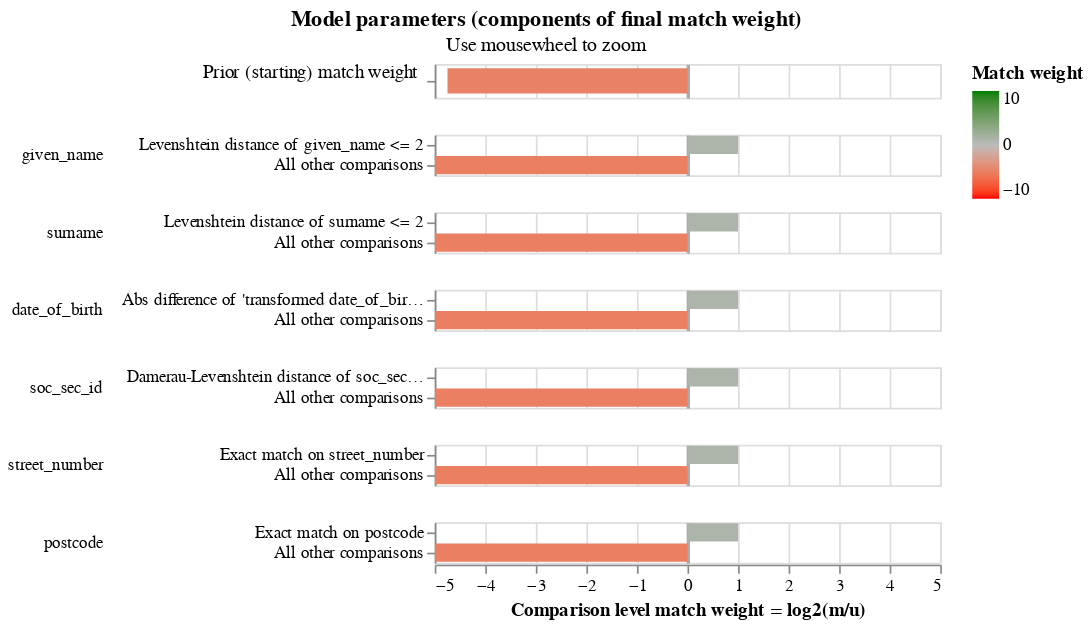

Notebook source saved alongside this figure:
### Code cell
linker.visualisations.match_weights_chart()

### Figure 1 — Vega-Lite specification as saved in the notebook (floating-point values rounded to 4 significant figures)
{"config": {"view": {"continuousWidth": 300, "continuousHeight": 300, "discreteHeight": 60, "discreteWidth": 400}, "header": {"title": null}, "mark": {"tooltip": null}, "title": {"anchor": "middle"}}, "vconcat": [{"mark": {"type": "bar", "clip": true, "height": 15}, "encoding": {"color": {"field": "log2_bayes_factor", "scale": {"domain": [-10, 0, 10], "interpolate": "lab", "range": ["red", "#bbbbbb", "green"]}, "title": "Match weight", "type": "quantitative"}, "tooltip": [{"field": "comparison_name", "title": "Comparison name", "type": "nominal"}, {"field": "probability_two_random_records_match", "format": ".4f", "title": "Probability two random records match", "type": "nominal"}, {"field": "log2_bayes_factor", "format": ",.4f", "title": "Equivalent match weight", "type": "quantitative"}, {"field": "bayes_factor_description", "title": "Match weight description", "type": "nominal"}], "x": {"axis": {"domain": false, "gridColor": {"condition": {"test": "abs(datum.value / 10)  <= 1 & datum.value % 10 === 0", "value": "#aaa"}, "value": "#ddd"}, "gridDash": {"condition": {"test": "abs(datum.value / 10) == 1", "value": [3]}, "value": null}, "gridWidth": {"condition": {"test": "abs(datum.value / 10)  <= 1 & datum.value % 10 === 0", "value": 2}, "value": 1}, "labels": false, "ticks": false, "title": ""}, "field": "log2_bayes_factor", "scale": {"domain": [-5, 5]}, "type": "quantitative"}, "y": {"axis": {"title": "Prior (starting) match weight", "titleAlign": "right", "titleAngle": 0, "titleFontWeight": "normal"}, "field": "label_for_charts", "sort": {"field": "comparison_vector_value", "order": "descending"}, "type": "nominal"}}, "height": 20, "transform": [{"filter": "(datum.comparison_name == 'probability_two_random_records_match')"}]}, {"mark": {"type": "bar", "clip": true}, "encoding": {"color": {"field": "log2_bayes_factor", "scale": {"domain": [-10, 0, 10], "interpolate": "lab", "range": ["red", "#bbbbbb", "green"]}, "title": "Match weight", "type": "quantitative"}, "row": {"field": "comparison_name", "header": {"labelAlign": "left", "labelAnchor": "middle", "labelAngle": 0}, "sort": {"field": "comparison_sort_order"}, "type": "nominal"}, "tooltip": [{"field": "comparison_name", "title": "Comparison name", "type": "nominal"}, {"field": "label_for_charts", "title": "Label", "type": "ordinal"}, {"field": "sql_condition", "title": "SQL condition", "type": "nominal"}, {"field": "m_probability", "format": ".10~g", "title": "M probability", "type": "quantitative"}, {"field": "u_probability", "format": ".10~g", "title": "U probability", "type": "quantitative"}, {"field": "bayes_factor", "format": ",.6f", "title": "Bayes factor = m/u", "type": "quantitative"}, {"field": "log2_bayes_factor", "format": ".4~g", "title": "Match weight = log2(m/u)", "type": "quantitative"}, {"field": "bayes_factor_description", "title": "Match weight description", "type": "nominal"}, {"field": "m_probability_description", "title": "m probability description", "type": "nominal"}, {"field": "u_probability_description", "title": "u probability description", "type": "nominal"}], "x": {"axis": {"gridColor": {"condition": {"test": "abs(datum.value / 10)  <= 1 & datum.value % 10 === 0", "value": "#aaa"}, "value": "#ddd"}, "gridDash": {"condition": {"test": "abs(datum.value / 10) == 1", "value": [3]}, "value": null}, "gridWidth": {"condition": {"test": "abs(datum.value / 10)  <= 1 & datum.value % 10 === 0", "value": 2}, "value": 1}, "title": "Comparison level match weight = log2(m/u)"}, "field": "log2_bayes_factor", "scale": {"domain": [-5, 5]}, "type": "quantitative"}, "y": {"axis": {"title": null}, "field": "label_for_charts", "sort": {"field": "comparison_vector_value", "order": "descending"}, "type": "nominal"}}, "height": {"step": 12}, "resolve": {"axis": {"y": "independent"}, "scale": {"y": "independent"}}, "transform": [{"filter": "(datum.comparison_name != 'probability_two_random_records_match')"}]}], "data": {"name": "data-edf946e0e1f3e2e966dc10b595237d51"}, "params": [{"name": "mouse_zoom", "select": {"type": "interval", "encodings": ["x"]}, "bind": "scales", "views": []}], "resolve": {"axis": {"y": "independent"}, "scale": {"y": "independent"}}, "title": {"text": "Model parameters (components of final match weight)", "subtitle": "Use mousewheel to zoom"}, "$schema": "https://vega.github.io/schema/vega-lite/v5.9.3.json", "datasets": {"data-edf946e0e1f3e2e966dc10b595237d51": [{"comparison_name": "probability_two_random_records_match", "sql_condition": null, "label_for_charts": "", "m_probability": null, "u_probability": null, "m_probability_description": null, "u_probability_description": null, "has_tf_adjustments": false, "tf_adjustment_column": null, "tf_adjustment_weight": null, "is_null_level": false, "bayes_factor": 0.03723, "log2_bayes_factor": -4.748, "comparison_vector_value": 0, "max_comparison_vector_value": 0, "bayes_factor_description": "The probability that two random records drawn at random match is 0.036 or one in  27.9 records.This is equivalent to a starting match weight of -4.748.", "probability_two_random_records_match": 0.03589, "comparison_sort_order": -1}, {"comparison_name": "given_name", "sql_condition": "levenshtein(\"given_name_l\", \"given_name_r\") <= 2", "label_for_charts": "Levenshtein distance of given_name <= 2", "m_probability": 0.5, "u_probability": 0.25, "m_probability_description": "Amongst matching record comparisons, 50% of records (i.e. one in 2) are in the levenshtein distance of given_name <= 2 comparison level", "u_probability_description": "Amongst non-matching record comparisons, 25% of records (i.e. one in 4) are in the levenshtein distance of given_name <= 2 comparison level", "has_tf_adjustments": false, "tf_adjustment_column": null, "tf_adjustment_weight": 1.0, "is_null_level": false, "bayes_factor": 2.0, "log2_bayes_factor": 1.0, "comparison_vector_value": 1, "max_comparison_vector_value": 1, "bayes_factor_description": "If comparison level is `levenshtein distance of given_name <= 2` then comparison is 2 times more likely to be a match", "probability_two_random_records_match": 0.03589, "comparison_sort_order": 0}, {"comparison_name": "given_name", "sql_condition": "ELSE", "label_for_charts": "All other comparisons", "m_probability": 0.05, "u_probability": 1.6, "m_probability_description": "Amongst matching record comparisons, 5% of records (i.e. one in 20) are in the all other comparisons comparison level", "u_probability_description": "Amongst non-matching record comparisons, 160% of records (i.e. one in 0.625) are in the all other comparisons comparison level", "has_tf_adjustments": false, "tf_adjustment_column": null, "tf_adjustment_weight": 1.0, "is_null_level": false, "bayes_factor": 0.03125, "log2_bayes_factor": -5.0, "comparison_vector_value": 0, "max_comparison_vector_value": 1, "bayes_factor_description": "If comparison level is `all other comparisons` then comparison is 32 times less likely to be a match", "probability_two_random_records_match": 0.03589, "comparison_sort_order": 0}, {"comparison_name": "surname", "sql_condition": "levenshtein(\"surname_l\", \"surname_r\") <= 2", "label_for_charts": "Levenshtein distance of surname <= 2", "m_probability": 0.5, "u_probability": 0.25, "m_probability_description": "Amongst matching record comparisons, 50% of records (i.e. one in 2) are in the levenshtein distance of surname <= 2 comparison level", "u_probability_description": "Amongst non-matching record comparisons, 25% of records (i.e. one in 4) are in the levenshtein distance of surname <= 2 comparison level", "has_tf_adjustments": false, "tf_adjustment_column": null, "tf_adjustment_weight": 1.0, "is_null_level": false, "bayes_factor": 2.0, "log2_bayes_factor": 1.0, "comparison_vector_value": 1, "max_comparison_vector_value": 1, "bayes_factor_description": "If comparison level is `levenshtein distance of surname <= 2` then comparison is 2 times more likely to be a match", "probability_two_random_records_match": 0.03589, "comparison_sort_order": 1}, {"comparison_name": "surname", "sql_condition": "ELSE", "label_for_charts": "All other comparisons", "m_probability": 0.05, "u_probability": 1.6, "m_probability_description": "Amongst matching record comparisons, 5% of records (i.e. one in 20) are in the all other comparisons comparison level", "u_probability_description": "Amongst non-matching record comparisons, 160% of records (i.e. one in 0.625) are in the all other comparisons comparison level", "has_tf_adjustments": false, "tf_adjustment_column": null, "tf_adjustment_weight": 1.0, "is_null_level": false, "bayes_factor": 0.03125, "log2_bayes_factor": -5.0, "comparison_vector_value": 0, "max_comparison_vector_value": 1, "bayes_factor_description": "If comparison level is `all other comparisons` then comparison is 32 times less likely to be a match", "probability_two_random_records_match": 0.03589, "comparison_sort_order": 1}, {"comparison_name": "date_of_birth", "sql_condition": "ABS(EPOCH(try_strptime(\"date_of_birth_l\", '%Y%m%d')) - EPOCH(try_strptime(\"date_of_birth_r\", '%Y%m%d'))) <= 0", "label_for_charts": "Abs difference of 'transformed date_of_birth <= 0 day'", "m_probability": 0.5, "u_probability": 0.25, "m_probability_description": "Amongst matching record comparisons, 50% of records (i.e. one in 2) are in the abs difference of 'transformed date_of_birth <= 0 day' comparison level", "u_probability_description": "Amongst non-matching record comparisons, 25% of records (i.e. one in 4) are in the abs difference of 'transformed date_of_birth <= 0 day' comparison level", "has_tf_adjustments": false, "tf_adjustment_column": null, "tf_adjustment_weight": 1.0, "is_null_level": false, "bayes_factor": 2.0, "log2_bayes_factor": 1.0, "comparison_vector_value": 1, "max_comparison_vector_value": 1, "bayes_factor_description": "If comparison level is `abs difference of 'transformed date_of_birth <= 0 day'` then comparison is 2 times more likely to be a match", "probability_two_random_records_match": 0.03589, "comparison_sort_order": 2}, {"comparison_name": "date_of_birth", "sql_condition": "ELSE", "label_for_charts": "All other comparisons", "m_probability": 0.05, "u_probability": 1.6, "m_probability_description": "Amongst matching record comparisons, 5% of records (i.e. one in 20) are in the all other comparisons comparison level", "u_probability_description": "Amongst non-matching record comparisons, 160% of records (i.e. one in 0.625) are in the all other comparisons comparison level", "has_tf_adjustments": false, "tf_adjustment_column": null, "tf_adjustment_weight": 1.0, "is_null_level": false, "bayes_factor": 0.03125, "log2_bayes_factor": -5.0, "comparison_vector_value": 0, "max_comparison_vector_value": 1, "bayes_factor_description": "If comparison level is `all other comparisons` then comparison is 32 times less likely to be a match", "probability_two_random_records_match": 0.03589, "comparison_sort_order": 2}, {"comparison_name": "soc_sec_id", "sql_condition": "damerau_levenshtein(\"soc_sec_id_l\", \"soc_sec_id_r\") <= 2", "label_for_charts": "Damerau-Levenshtein distance of soc_sec_id <= 2", "m_probability": 0.5, "u_probability": 0.25, "m_probability_description": "Amongst matching record comparisons, 50% of records (i.e. one in 2) are in the damerau-levenshtein distance of soc_sec_id <= 2 comparison level", "u_probability_description": "Amongst non-matching record comparisons, 25% of records (i.e. one in 4) are in the damerau-levenshtein distance of soc_sec_id <= 2 comparison level", "has_tf_adjustments": false, "tf_adjustment_column": null, "tf_adjustment_weight": 1.0, "is_null_level": false, "bayes_factor": 2.0, "log2_bayes_factor": 1.0, "comparison_vector_value": 1, "max_comparison_vector_value": 1, "bayes_factor_description": "If comparison level is `damerau-levenshtein distance of soc_sec_id <= 2` then comparison is 2 times more likely to be a match", "probability_two_random_records_match": 0.03589, "comparison_sort_order": 3}, {"comparison_name": "soc_sec_id", "sql_condition": "ELSE", "label_for_charts": "All other comparisons", "m_probability": 0.05, "u_probability": 1.6, "m_probability_description": "Amongst matching record comparisons, 5% of records (i.e. one in 20) are in the all other comparisons comparison level", "u_probability_description": "Amongst non-matching record comparisons, 160% of records (i.e. one in 0.625) are in the all other comparisons comparison level", "has_tf_adjustments": false, "tf_adjustment_column": null, "tf_adjustment_weight": 1.0, "is_null_level": false, "bayes_factor": 0.03125, "log2_bayes_factor": -5.0, "comparison_vector_value": 0, "max_comparison_vector_value": 1, "bayes_factor_description": "If comparison level is `all other comparisons` then comparison is 32 times less likely to be a match", "probability_two_random_records_match": 0.03589, "comparison_sort_order": 3}, {"comparison_name": "street_number", "sql_condition": "\"street_number_l\" = \"street_number_r\"", "label_for_charts": "Exact match on street_number", "m_probability": 0.5, "u_probability": 0.25, "m_probability_description": "Amongst matching record comparisons, 50% of records (i.e. one in 2) are in the exact match on street_number comparison level", "u_probability_description": "Amongst non-matching record comparisons, 25% of records (i.e. one in 4) are in the exact match on street_number comparison level", "has_tf_adjustments": false, "tf_adjustment_column": null, "tf_adjustment_weight": 1.0, "is_null_level": false, "bayes_factor": 2.0, "log2_bayes_factor": 1.0, "comparison_vector_value": 1, "max_comparison_vector_value": 1, "bayes_factor_description": "If comparison level is `exact match on street_number` then comparison is 2 times more likely to be a match", "probability_two_random_records_match": 0.03589, "comparison_sort_order": 4}, {"comparison_name": "street_number", "sql_condition": "ELSE", "label_for_charts": "All other comparisons", "m_probability": 0.05, "u_probability": 1.6, "m_probability_description": "Amongst matching record comparisons, 5% of records (i.e. one in 20) are in the all other comparisons comparison level", "u_probability_description": "Amongst non-matching record comparisons, 160% of records (i.e. one in 0.625) are in the all other comparisons comparison level", "has_tf_adjustments": false, "tf_adjustment_column": null, "tf_adjustment_weight": 1.0, "is_null_level": false, "bayes_factor": 0.03125, "log2_bayes_factor": -5.0, "comparison_vector_value": 0, "max_comparison_vector_value": 1, "bayes_factor_description": "If comparison level is `all other comparisons` then comparison is 32 times less likely to be a match", "probability_two_random_records_match": 0.03589, "comparison_sort_order": 4}, {"comparison_name": "postcode", "sql_condition": "\"postcode_l\" = \"postcode_r\"", "label_for_charts": "Exact match on postcode", "m_probability": 0.5, "u_probability": 0.25, "m_probability_description": "Amongst matching record comparisons, 50% of records (i.e. one in 2) are in the exact match on postcode comparison level", "u_probability_description": "Amongst non-matching record comparisons, 25% of records (i.e. one in 4) are in the exact match on postcode comparison level", "has_tf_adjustments": false, "tf_adjustment_column": null, "tf_adjustment_weight": 1.0, "is_null_level": false, "bayes_factor": 2.0, "log2_bayes_factor": 1.0, "comparison_vector_value": 1, "max_comparison_vector_value": 1, "bayes_factor_description": "If comparison level is `exact match on postcode` then comparison is 2 times more likely to be a match", "probability_two_random_records_match": 0.03589, "comparison_sort_order": 5}, {"comparison_name": "postcode", "sql_condition": "ELSE", "label_for_charts": "All other comparisons", "m_probability": 0.05, "u_probability": 1.6, "m_probability_description": "Amongst matching record comparisons, 5% of records (i.e. one in 20) are in the all other comparisons comparison level", "u_probability_description": "Amongst non-matching record comparisons, 160% of records (i.e. one in 0.625) are in the all other comparisons comparison level", "has_tf_adjustments": false, "tf_adjustment_column": null, "tf_adjustment_weight": 1.0, "is_null_level": false, "bayes_factor": 0.03125, "log2_bayes_factor": -5.0, "comparison_vector_value": 0, "max_comparison_vector_value": 1, "bayes_factor_description": "If comparison level is `all other comparisons` then comparison is 32 times less likely to be a match", "probability_two_random_records_match": 0.03589, "comparison_sort_order": 5}]}}
